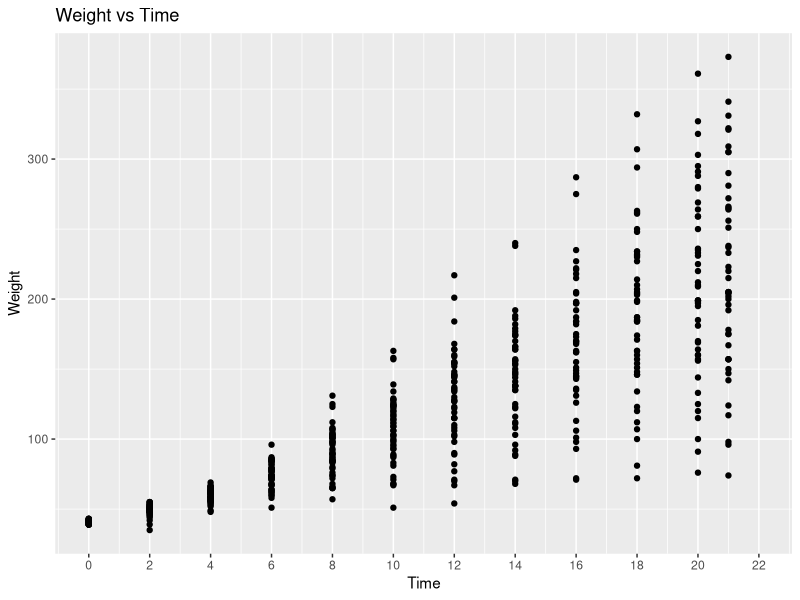
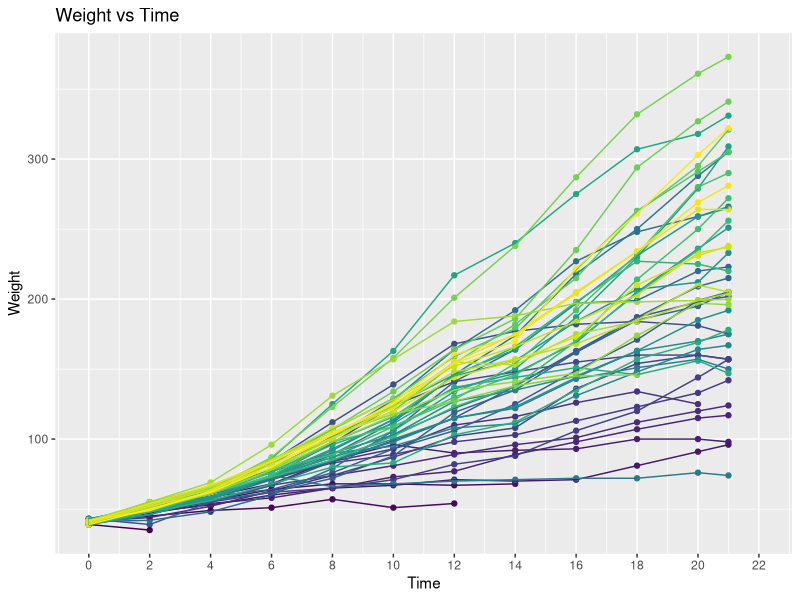
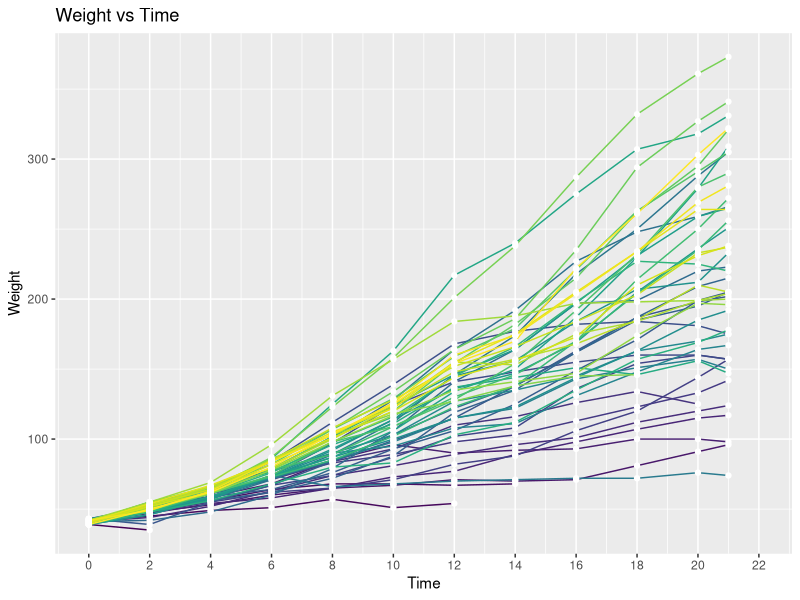
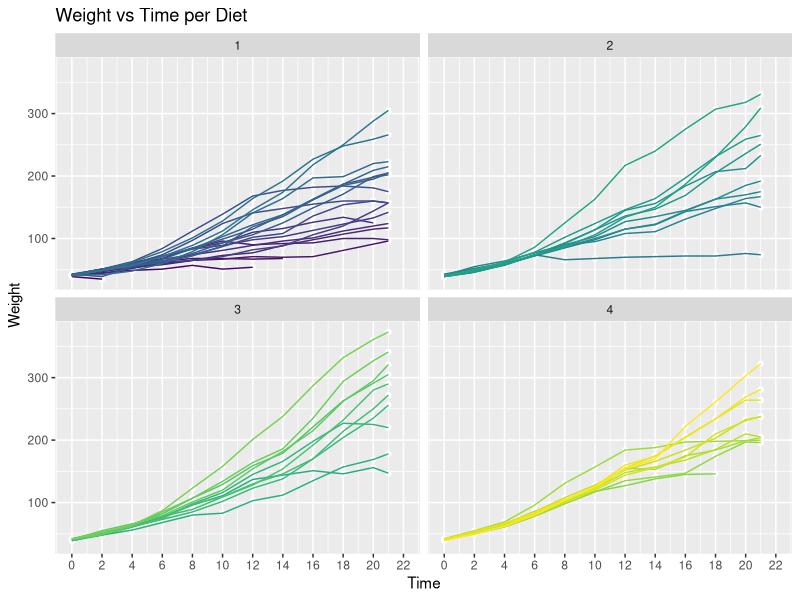
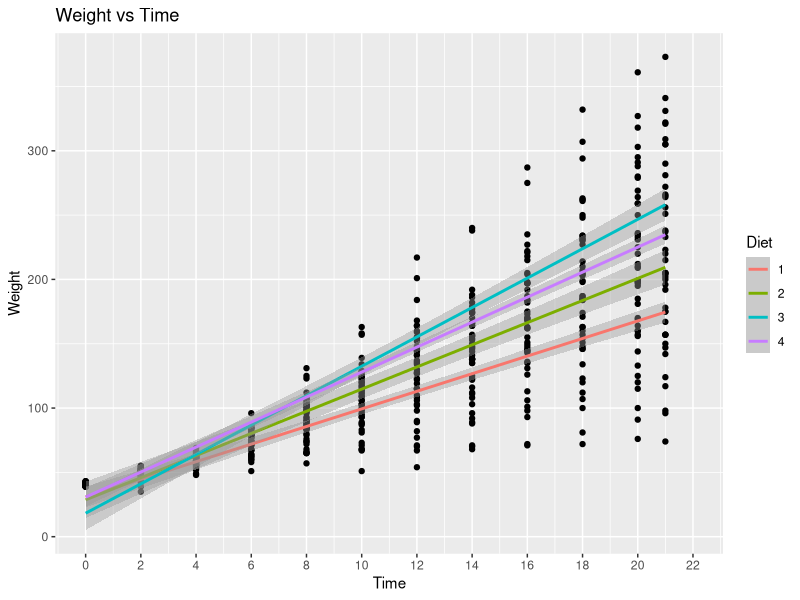
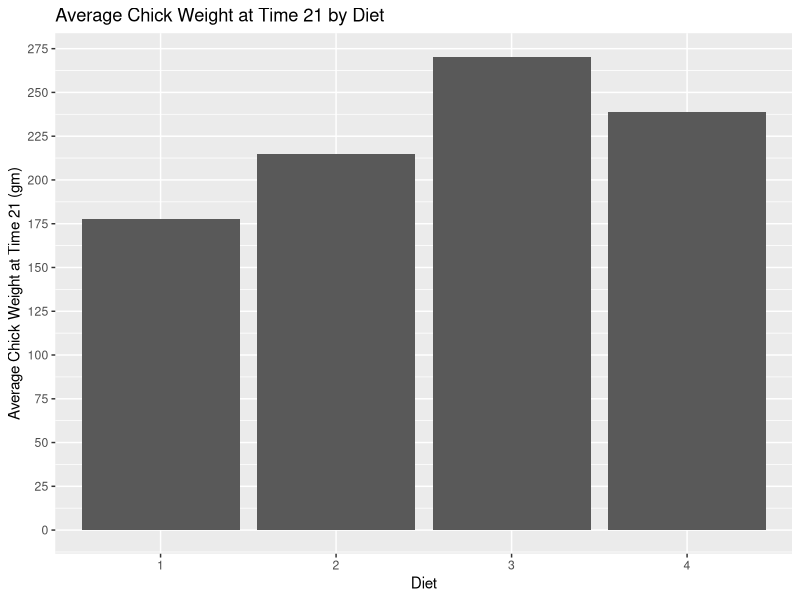
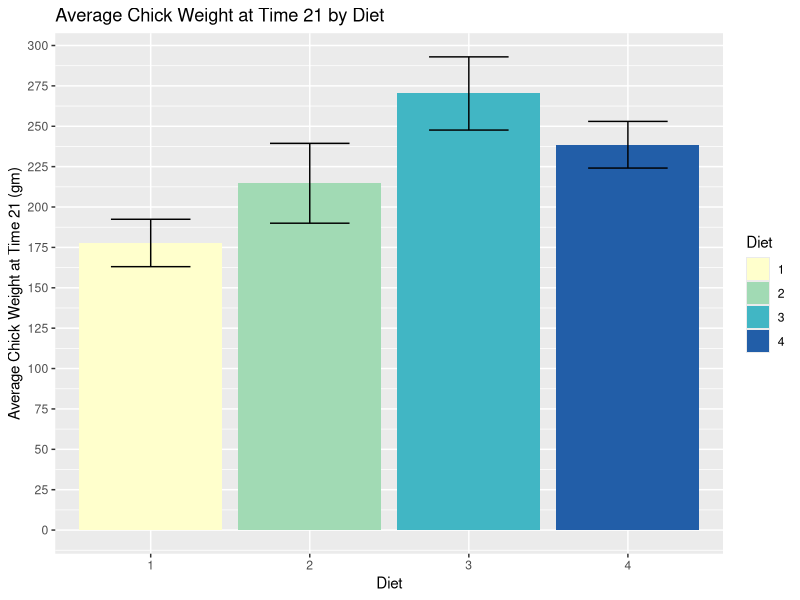
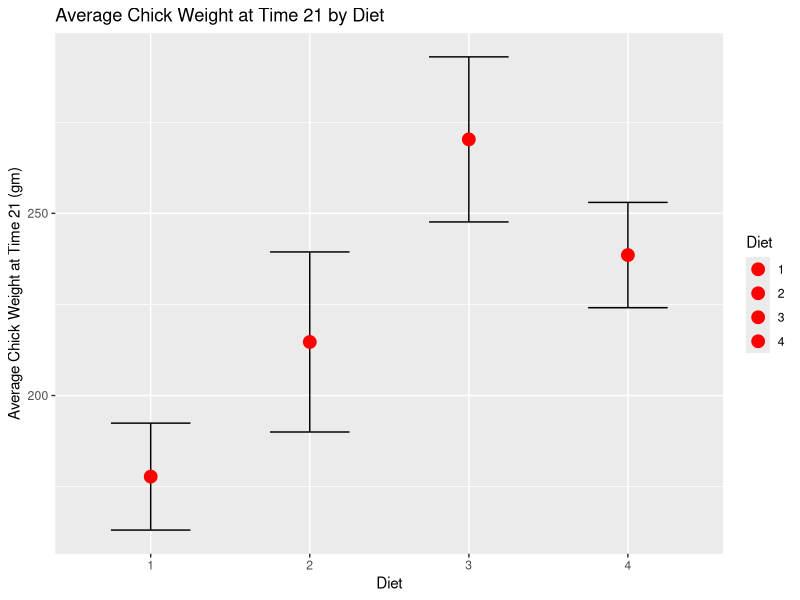

Write the R code that produced these figures, in order.
## ---- chunk 1
knitr::opts_chunk$set(echo = TRUE, eval = TRUE,  
                      warning = FALSE, message = FALSE, 
                      fig.align = "center",
                      R.options = list(max.print=100))

# Edit the file starting below
## ---- chunk 2
# Save dataset as a dataframe
ChickWeight <- as.data.frame(ChickWeight)

# Visualize the first ten rows of the dataset
head(ChickWeight,10)
## ---- chunk 3
# your code goes below (make sure to edit comment)
length(unique(ChickWeight$Chick))
length(unique(ChickWeight$Time))
length(unique(ChickWeight$Diet))
table(ChickWeight[ChickWeight$Time == 0, ]$Diet)
## ---- chunk 4
# Load package
library(ggplot2)

# scatterplot of Weight vs Time
ggplot(data = ChickWeight, mapping = aes(x = Time, y = weight)) +
  geom_point() +
  scale_x_continuous(breaks = seq(0,22,2), # adjust the tick marks of the x-axis
                     limits = c(0,22)) + # adjust the min/max tick marks of the x-axis
  labs(title = "Weight vs Time", x = "Time", y = "Weight")
## ---- chunk 5
# scatterplot of Weight vs Time, with each chick point colored and connected with lines
ggplot(data = ChickWeight, mapping = aes(x = Time, y = weight, color = Chick)) +
  geom_point() +
  geom_line() +
  # remove legend
  theme(legend.position = "none") +
  # set x-scale
  scale_x_continuous(breaks = seq(0,22,2), limits = c(0,22)) +
  # plot labels
  labs(title = "Weight vs Time", x = "Time", y = "Weight")

## ---- chunk 6
# From graph in Q3, make color of points white and put in front of lines
ggplot(data = ChickWeight, mapping = aes(x = Time, y = weight)) +
  geom_line(aes(color = Chick)) +
  geom_point(color = "white") +
  theme(legend.position = "none") + 
  scale_x_continuous(breaks = seq(0,22,2), limits = c(0,22)) + 
  labs(title = "Weight vs Time", x = "Time", y = "Weight")

## ---- chunk 7
# Facet wrap Q4 plot by the different diets
ggplot(data = ChickWeight, mapping = aes(x = Time, y = weight)) +
  geom_point(color = "white") +
  geom_line(aes(color = Chick)) +
  theme(legend.position = "none") + 
  facet_wrap(~Diet) +
  scale_x_continuous(breaks = seq(0,22,2), limits = c(0,22)) +
  labs(title = "Weight vs Time per Diet", x = "Time", y = "Weight")

## ---- chunk 8
# Fit a linear regression line for each diet on Q2 plot
ggplot(data = ChickWeight, mapping = aes(x = Time, y = weight)) +
  geom_point() +
  geom_smooth(method = "lm", aes(color = Diet)) +
  scale_x_continuous(breaks = seq(0,22,2), limits = c(0,22)) + 
  labs(title = "Weight vs Time", x = "Time", y = "Weight")

## ---- chunk 9
# bar plot of average weight of each diet at the end of the experiment (time = 21)
ggplot(data = ChickWeight[ChickWeight$Time == 21, ], aes(x = Diet, y = weight)) +
  geom_bar(stat = "summary", fun = "mean") +
  scale_y_continuous(name = "Average Chick Weight at Time 21 (gm)", breaks = seq(0, 300, 25)) +
  labs(title = "Average Chick Weight at Time 21 by Diet", x = "Diet")
## ---- chunk 10
# add error bars and color to Q7 plot
ggplot(data = ChickWeight[ChickWeight$Time == 21, ], aes(x = Diet, y = weight, fill = Diet)) +
  geom_bar(stat = "summary", fun = "mean") +
  geom_errorbar(stat = "summary", fun.data = "mean_se", width = 0.5) + 
  scale_y_continuous(name = "Average Chick Weight at Time 21 (gm)", breaks = seq(0, 300, 25)) +
  labs(title = "Average Chick Weight at Time 21 by Diet", x = "Diet") +
  scale_fill_brewer(palette = "YlGnBu")

## ---- chunk 11
# add points to indicate mean weight for each diet, and keep errors bars
ggplot(data = ChickWeight[ChickWeight$Time == 21, ], aes(x = Diet, y = weight, fill = Diet)) +
  geom_errorbar(stat = "summary", fun.data = "mean_se", width = 0.5) +
  geom_point(stat = "summary", fun = "mean", size = 4, color = "red") +
  scale_y_continuous(name = "Average Chick Weight at Time 21 (gm)") +
  labs(title = "Average Chick Weight at Time 21 by Diet", x = "Diet")
## ---- chunk 12
# Plot of mean weight per diet condition over time
ggplot(data = ChickWeight, aes(x = Time, y = weight, color = Diet)) +
  geom_point(stat = "summary", fun = "mean", shape = 4, size = 2) +
  geom_line(stat = "summary", fun = "mean") + 
  scale_y_continuous(name = "Average Chick Weight (gm)", breaks = seq(0, 300, 25)) +
  scale_x_continuous(breaks = seq(0,22,2), limits = c(0,22)) +
  labs(title = "Average Chick Weight", x = "Time")

## ---- chunk 13
## DO NOT DELETE THIS BLOCK!
Sys.info()
